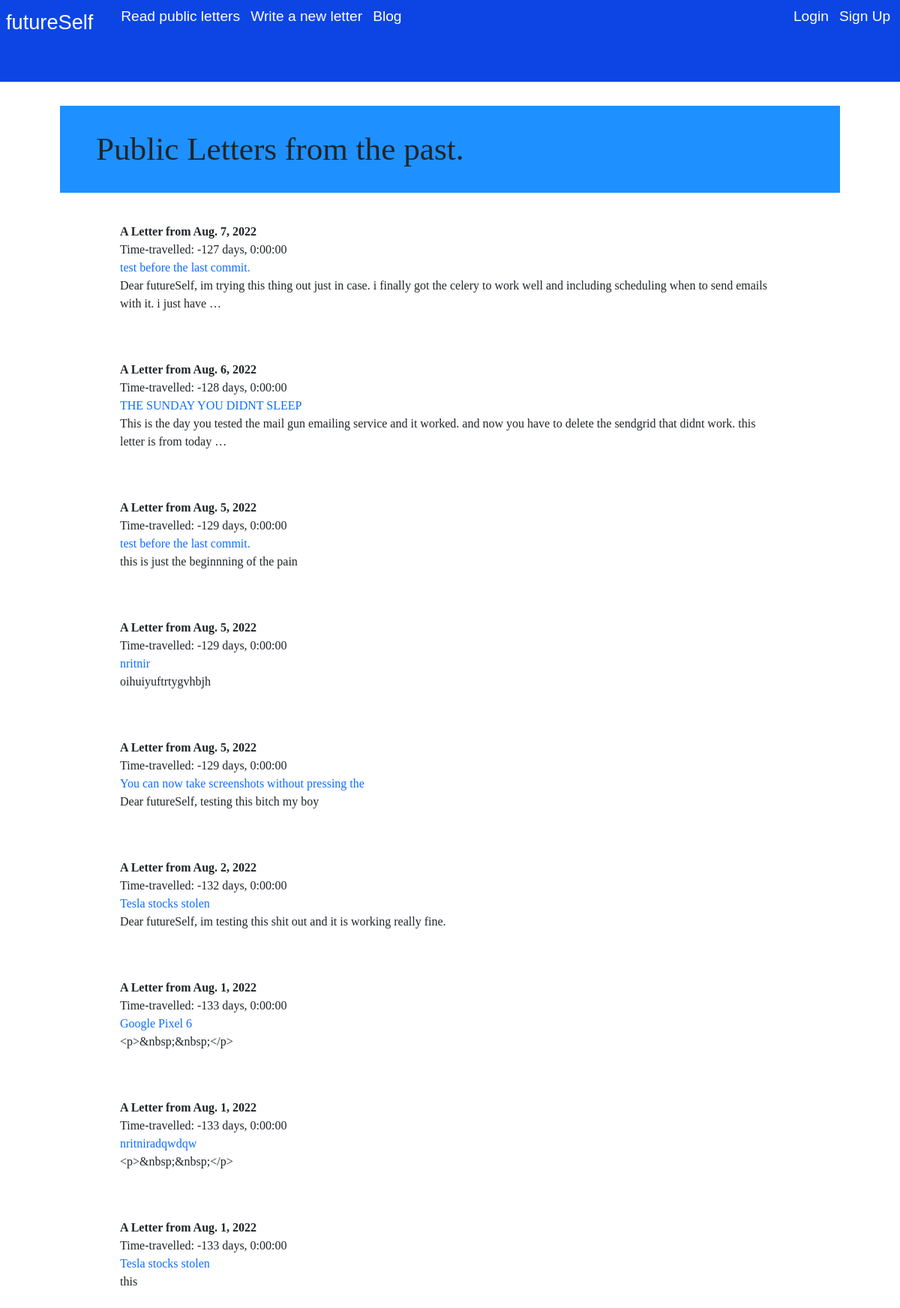
The page /public_letters/ on the database as committed earlier.
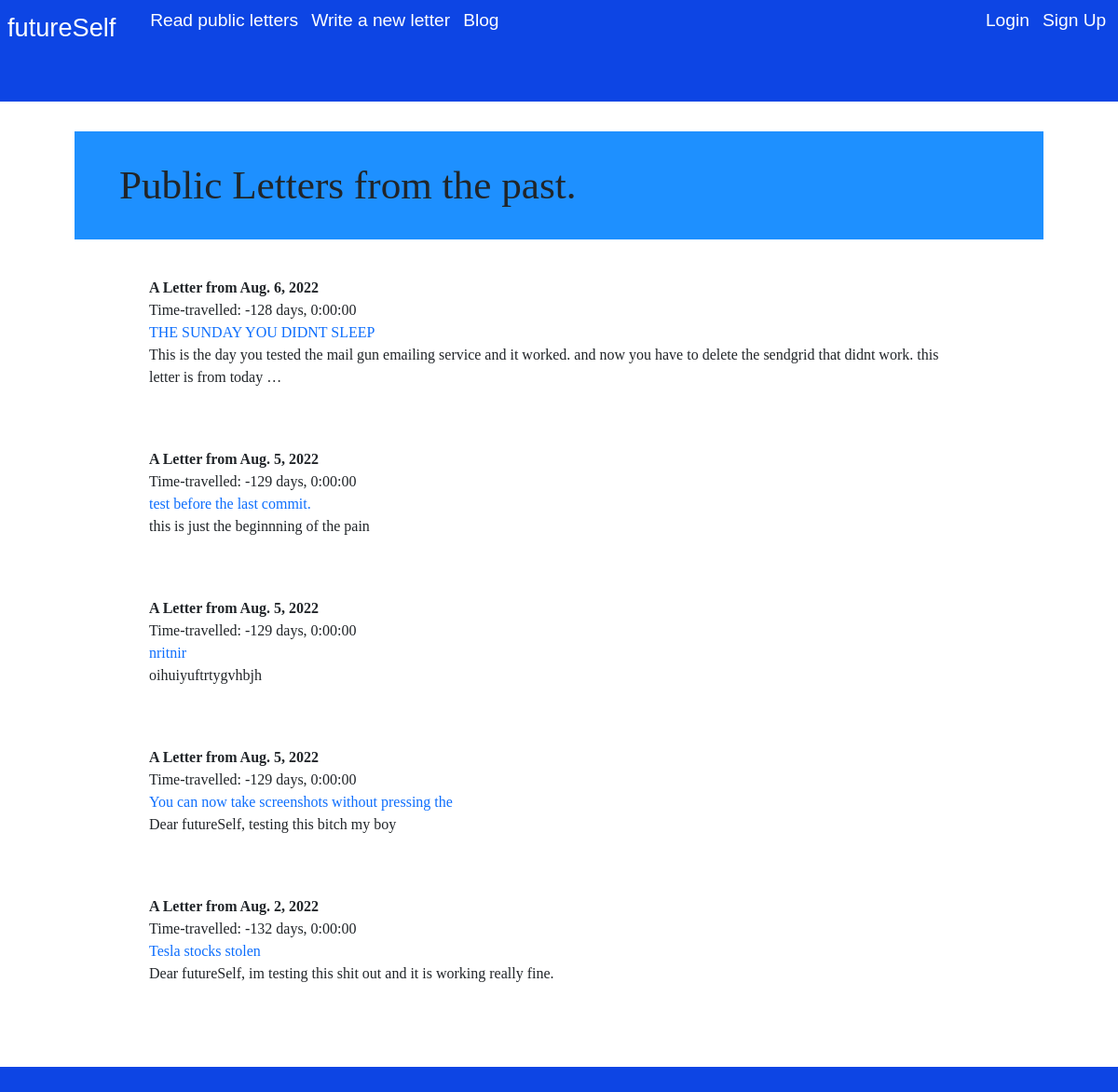
The same page on the database as committed later.
### letter/models.py (models this page shows, shortened)
class Letter(models.Model):
    class AudienceChoices(models.TextChoices):
        PUBLIC = 'public, but as anon'
        PRIVATE = 'private'
    id = models.UUIDField(unique=True, primary_key=True, default=uuid.uuid4)
    user = models.ForeignKey(User, on_delete=models.CASCADE)
    title = models.CharField(max_length=50)
    message = models.TextField()
    date = models.DateField()
    date_posted = models.DateTimeField(auto_now_add=True)
    email_address = models.EmailField()
    audience = models.CharField(max_length=20, choices=AudienceChoices.choices)
    delivered = models.BooleanField(default=False)
    class Meta:
        ordering = ('-date_posted',)
    def __str__(self):
        return f'{self.title}'
    def get_absolute_url(self):
        return reverse('letter:letter_detail', kwargs={'pk': self.id})
    def get_time_travelled(self):
        now = datetime.today().date()
        return self.date_posted.date() - now

### letter/views.py (the view)
# urls.py: path('public_letters/', IndexView.as_view(), name='public_letters'),
class IndexView(generic.ListView):
    template_name = 'public_letters.html'
    queryset = Letter.objects.filter(audience='public, but as anon', delivered=True)

### letter/templates/public_letters.html
{% extends 'base.html' %}
{% block content %}
<div class="public-letters">
    <h1>Public Letters from the past.</h1>
    {% for letters in object_list %}
        <div class="p-letters">
            <span> A Letter from {{ letters.date_posted.date }}</span> <br>
            Time-travelled: {{ letters.get_time_travelled }}
            <p>
                <a href="{{ letters.get_absolute_url }}"> {{ letters }} </a> <br>
                {{ letters.message|truncatewords:30 }}
            </p>
        </div>
    {% endfor %}
</div>
{% endblock content %}

### letter/templates/base.html (shortened to what this page needs)
<!DOCTYPE html>
<html lang="en">
<head>
    <link href="https://cdn.jsdelivr.net/npm/bootstrap@5.0.2/dist/css/bootstrap.min.css" rel="stylesheet">
    <link rel="stylesheet" href="/static/letter/css/base.css">
</head>
<body>
    <nav class="navbar">
        <a class="nav" href="{% url 'letter:home' %}"> futureSelf </a>
        <div class="navbar-start">
            <ul>
                <li><a href="{% url 'letter:public_letters' %}">Read public letters</a></li>
                <li><a href="{% url 'letter:create_letter' %}">Write a new letter</a></li>
                <li><a href="{% url 'blog:blog_list' %}">Blog</a></li>
            </ul>
        </div>
        <div class="navbar-end">
            <ul>
                {% if user.is_authenticated %}
                <li>
                    <div class="dropdown">
                        <button id="user-email">{{ user.email }}</button>
                    </div>
                </li>
                    <li>  <a href="{% url 'account:logout' %}">Logout </a></li>
                {% else %}
                    <li><a href="{% url 'account:login' %}">Login</a></li>
                    <li><a href="{% url 'account:signup' %}">Sign Up</a></li>
                {% endif %}
            </ul>
        </div>
    </nav>
    <main>
        <div class="content">
            {% block content %}
            {% endblock %}
        </div>
    </main>
</body>
</html>

### static/letter/css/base.css (style rules this page uses)
body { margin: 0; padding: 0; background-color: var(--my-blue); }
:root { --med-font-size: 1.3rem; --my-blue: #0d45e4; --page-pad: 2rem 3rem; }
nav { background-color: var(--my-blue); }
main { padding: 0; margin: 3rem 0; }
h1 { font-family: 'Times New Roman', Times, serif; font-size: 2.7rem; }
ul { list-style-type: none; }
a, p { text-decoration: none; }
.navbar { display: flex; align-items: center; font-family: sans-serif; padding: 0 .5rem; }
nav a { color: white; text-decoration: none; }
.nav { font-size: 1.7rem; }
.navbar-start a, .navbar-end a { font-size: 1.2rem; }
.navbar-start { display: flex; justify-content: flex-start; }
.navbar-end { display: flex; justify-content: flex-end; flex-grow: 1; }
.navbar-end li, .navbar-start li { display: inline-block; padding: .5rem .3rem; }
.letters, .p-letters, .dlvd-letter { font-family:Georgia, 'Times New Roman', Times, serif; padding: .5rem; border: 1px solid black; border-radius: .5rem; margin: 2rem 0; }
.public-letters { background-color: white; padding: 2rem 5rem; }
.public-letters h1 { padding: var(--page-pad); background-color: dodgerblue; }
.p-letters { border: none; padding: .5rem 5rem; }
.p-letters span { font-weight: bold; }

Rows that differ between the two databases and show on the page:
removed Letter: date_posted "Aug. 7, 2022", get_time_travelled "-127 days, 0:00:00", title "test before the last commit.", message "Dear futureSelf, im trying this thing out just in case. i finally got the celery to work well and including scheduling when to send emails with it. i just have …"
removed Letter: date_posted "Aug. 1, 2022", get_time_travelled "-133 days, 0:00:00", title "Google Pixel 6", message "<p>&nbsp;&nbsp;</p>"
removed Letter: date_posted "Aug. 1, 2022", get_time_travelled "-133 days, 0:00:00", title "nritniradqwdqw", message "<p>&nbsp;&nbsp;</p>"
removed Letter: date_posted "Aug. 1, 2022", get_time_travelled "-133 days, 0:00:00", title "Tesla stocks stolen", message "this"
